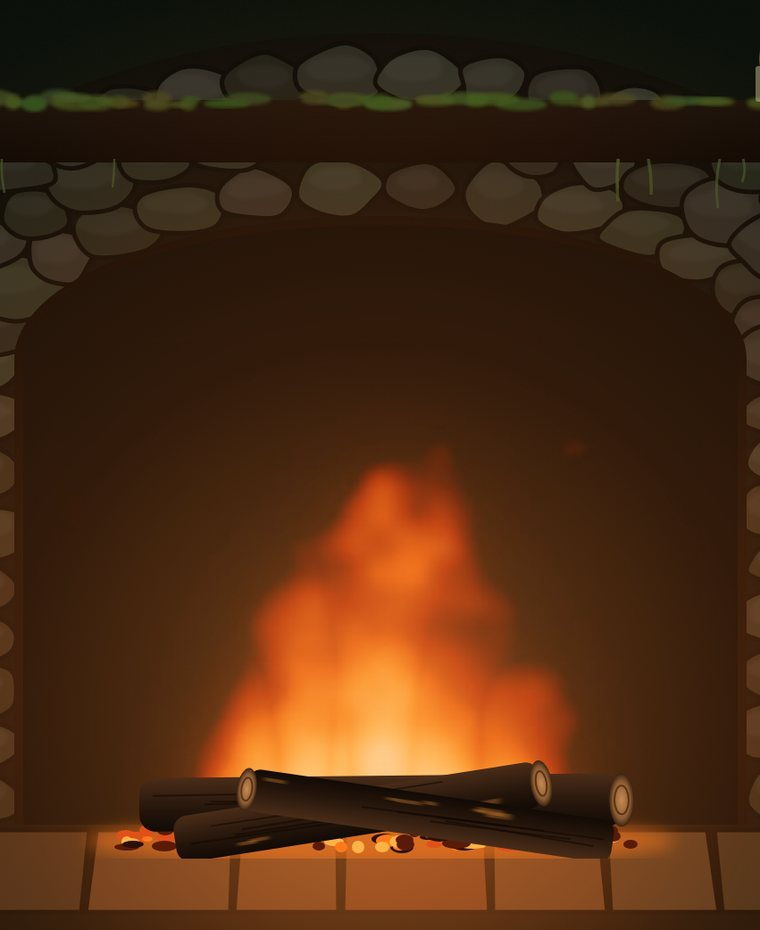
#> input picture images/amb/col-hearth.jpg, 760 x 930 px, found by its file name; the run also reads 1 picture not shown here
$ python mock_room.py
#> lines starting #> are read from the running program, lines starting #| are printed output that depends on the picture
"""Preview of the Ambiance room layout (matches AmbianceRoom.brs).  python3 mock_room.py out.png [index]"""
import sys
from PIL import Image, ImageDraw, ImageFont
idx = int(sys.argv[2]) if len(sys.argv) > 2 else 0
H, WIDE, RULE = 930, 760, 14
items = [("HEARTH", "A log fire, crackling", "hearth"), ("RAIN", "On the glass, after dark", "rain"), ("FIREFLIES", "A summer night outside", "fireflies"), ("LIGHTS OUT", "Embers, then dark in 30 min", "lightsout"), ("THE WINDOW", "Your photos", "window")]
n = len(items); narrow = (1920 - WIDE - (n - 1) * RULE) // (n - 1)
im = Image.new("RGB", (1920, 1080), (11, 14, 9)); d = ImageDraw.Draw(im)
#> after `im = Image.new('RGB', (1920, 1080), (11, 14, 9))`:
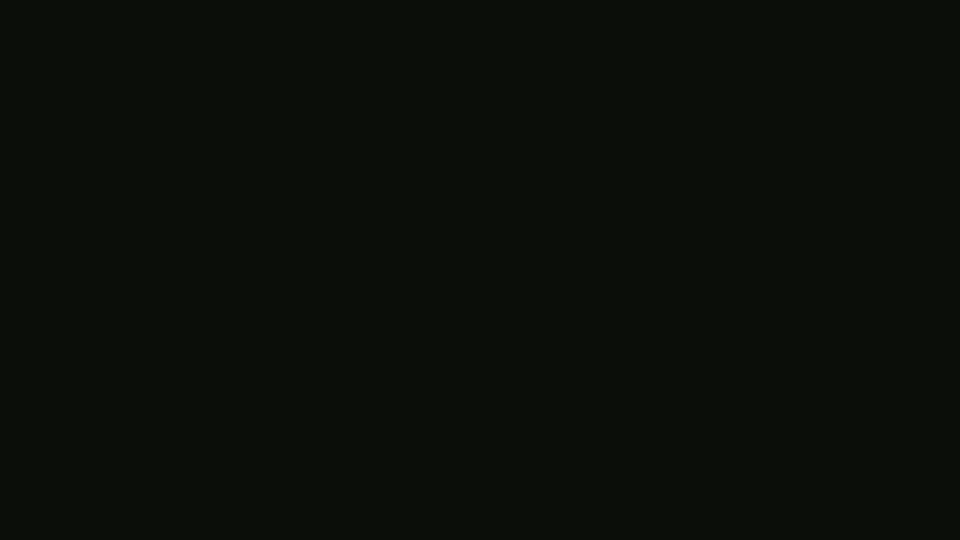
#> im: PIL image 1920x1080 RGB (shown at 1/2 size); mean R, G, B 11, 14, 9
caps = ImageFont.truetype("fonts/BarlowCondensed-Bold.ttf", 64); fell = ImageFont.truetype("fonts/IMFellEnglish-Italic.ttf", 30)
ui = ImageFont.truetype("fonts/AtkinsonHyperlegible-Bold.ttf", 26)
x = 0; y0 = 150
weave = Image.open("images/amb/weave.png")
shade = Image.new("L", (1, 520)); [shade.putpixel((0, k), int(235 * (k / 519) ** 1.4)) for k in range(520)]
for i, (t, s, m) in enumerate(items):
    w = WIDE if i == idx else narrow
    p = Image.open(f"images/amb/col-{m}.jpg").crop(((WIDE - w) // 2, 0, (WIDE - w) // 2 + w, H))
#> p is the input picture: PIL image 760x930 RGB; mean R, G, B 74.8, 42.4, 18.4
    if i != idx: p = Image.blend(p, Image.new("RGB", p.size, (11, 14, 9)), 0.38)
    im.paste(p, (x, y0))
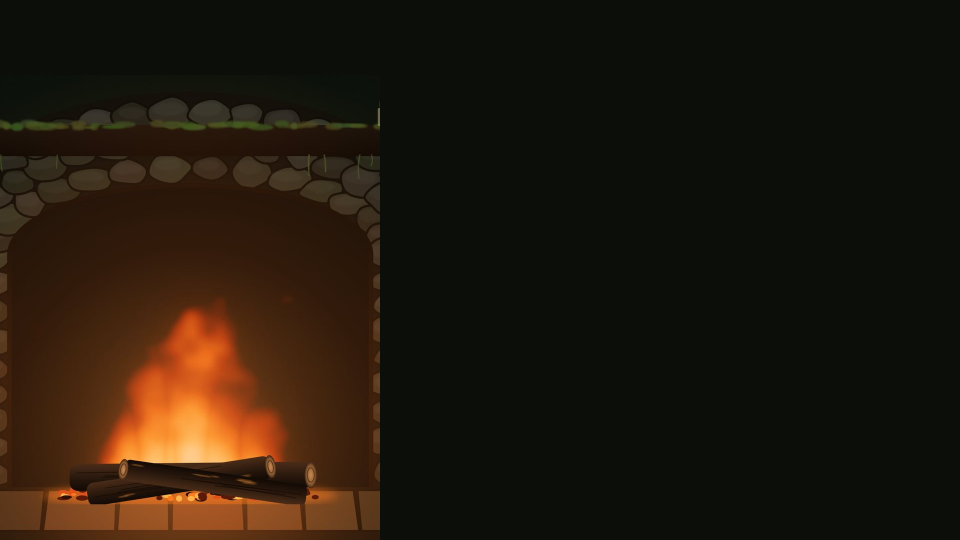
#> im: PIL image 1920x1080 RGB (shown at 1/2 size); mean R, G, B 32.7, 23.7, 12.2
    sh = shade.resize((w, 520)); im.paste(Image.new("RGB", (w, 520), (0, 0, 0)), (x, y0 + H - 520), sh)
#> after `sh = shade.resize((w, 520))`:
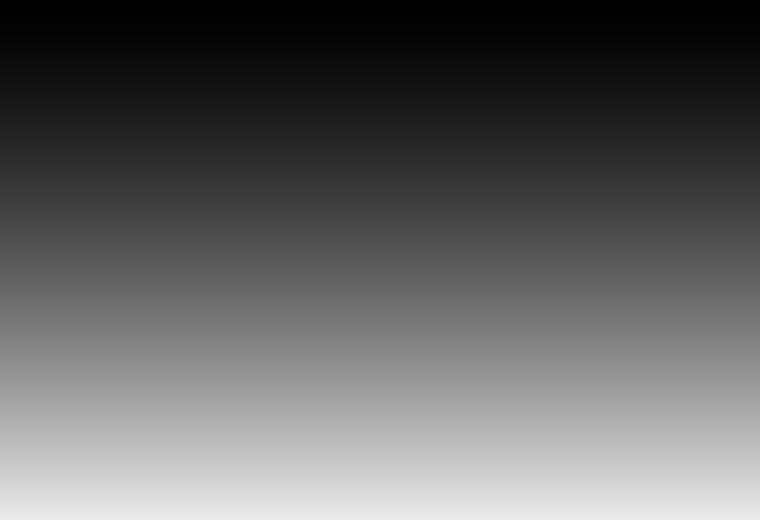
#> sh: PIL image 760x520 L; min 0, max 235, mean 97.5
#> after `im.paste(Image.new('RGB', (w, 520), (0, 0, 0)), (x, y0 + H - 520), sh)`:
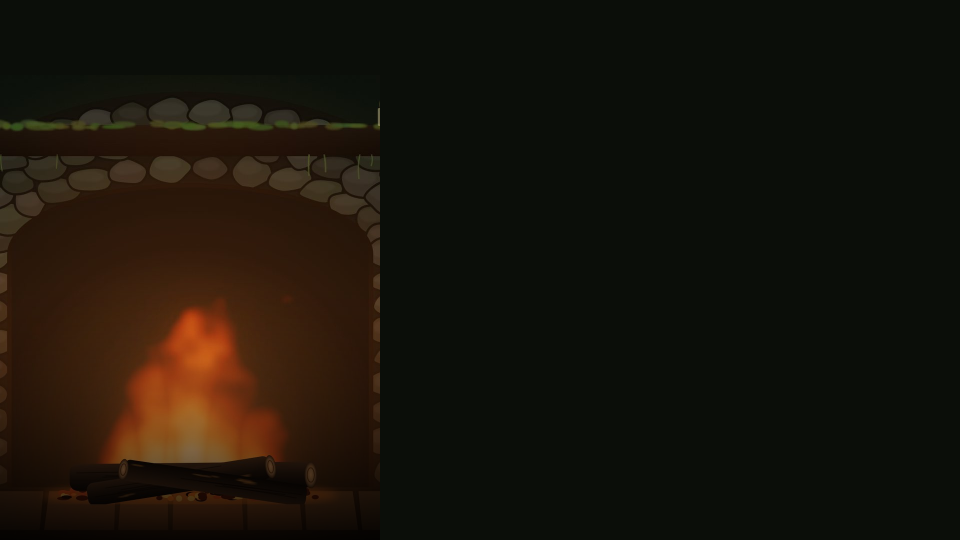
#> im: PIL image 1920x1080 RGB (shown at 1/2 size); mean R, G, B 24.8, 19.4, 10.5
    col = (224, 179, 74) if i == idx else (237, 230, 202)
    lines = [t] if d.textlength(t, font=caps) <= w - 50 else t.split(" ", 1)
#> lines = ['HEARTH']
    yy = y0 + H - 90 - 64 * len(lines)
#> yy = 926
    for L in lines:
        d.text((x + 28, yy), L, font=caps, fill=col); yy += 64
#> this loop made 1 pass
#> (L, yy) on pass 1: ('HEARTH', 990)
#> after the loop, yy = 990
    if w > narrow + 200: d.text((x + 30, y0 + H - 78), s, font=fell, fill=(181, 175, 140))
    if i == idx: d.rectangle((x, y0 + H - 6, x + w, y0 + H), fill=(224, 179, 74))
    x += w
    if i < n - 1:
        im.paste(weave, (x, y0), weave); x += RULE
#> pass 2 of the loop `for i, (t, s, m) in enumerate(items):`:
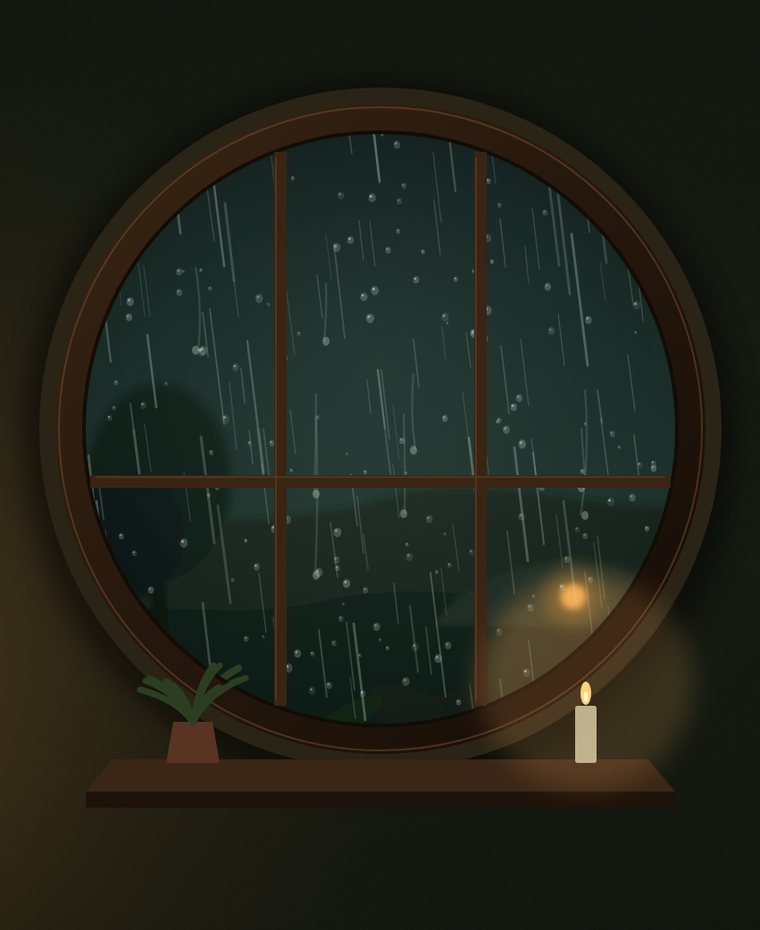
#> input picture images/amb/col-rain.jpg, 760 x 930 px, found by its file name
#> `im.paste(p, (x, y0))`:
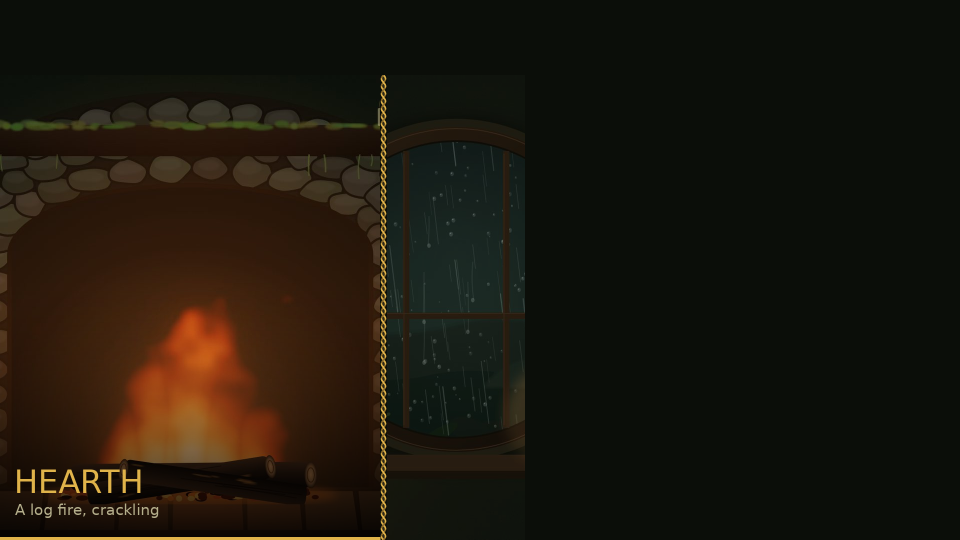
#> im: PIL image 1920x1080 RGB (shown at 1/2 size); mean R, G, B 28, 22.5, 12.6
#> `sh = shade.resize((w, 520))`:
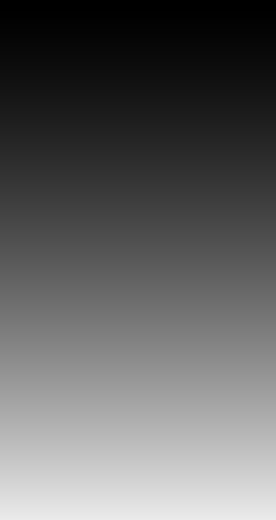
#> sh: PIL image 276x520 L; min 0, max 235, mean 97.5
#> lines = ['RAIN']
#> `yy = y0 + H - 90 - 64 * len(lines)`: yy = 926
#> the loop `for L in lines:` made 1 pass
#> after the loop `for L in lines:`: yy = 990
#> pass 3 of the loop `for i, (t, s, m) in enumerate(items):`:
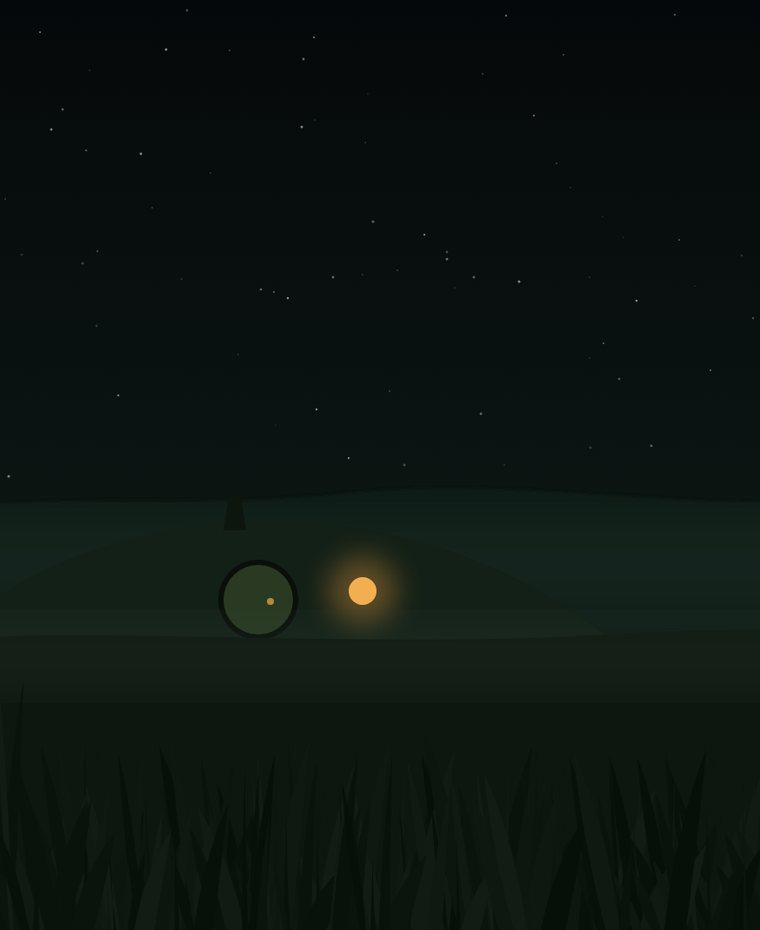
#> input picture images/amb/col-fireflies.jpg, 760 x 930 px, found by its file name
#> `p = Image.open(f"images/amb/col-{m}.jpg").crop(((WIDE - w) // 2, 0, (W..`:
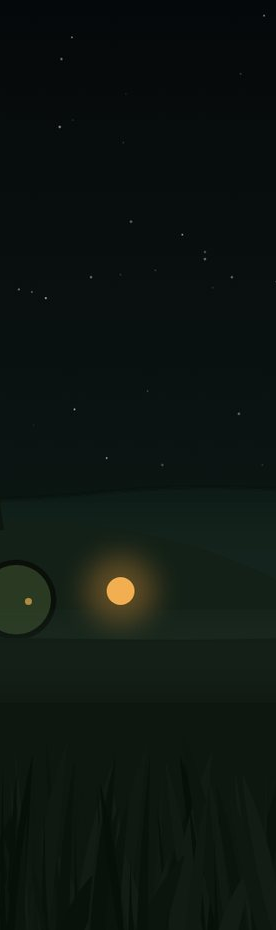
#> p: PIL image 276x930 RGB; mean R, G, B 13.3, 21.6, 17
#> `im.paste(p, (x, y0))`:
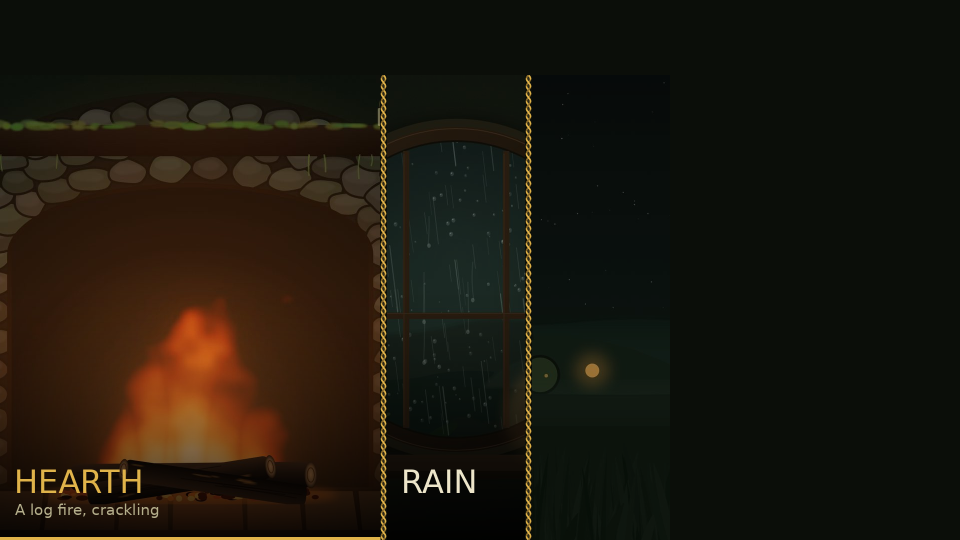
#> im: PIL image 1920x1080 RGB (shown at 1/2 size); mean R, G, B 28.3, 23.1, 13.2
#> lines = ['FIREFLIES']
#> `yy = y0 + H - 90 - 64 * len(lines)`: yy = 926
#> the loop `for L in lines:` made 1 pass
#> after the loop `for L in lines:`: yy = 990
#> (the run stopped early here; a loop or call above may not have finished)
